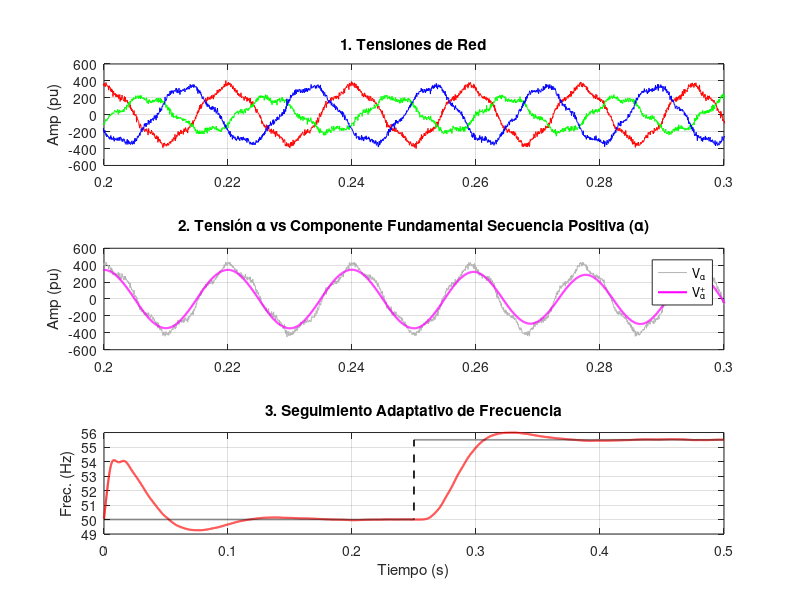
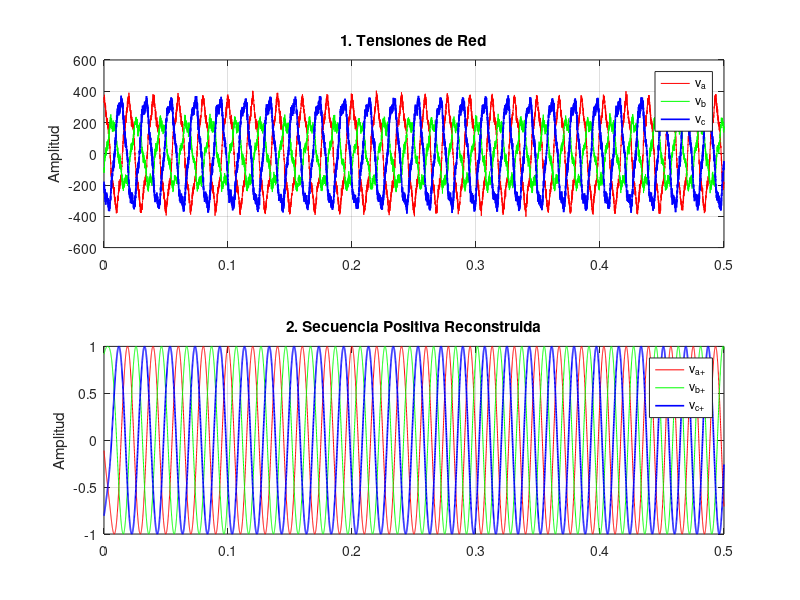
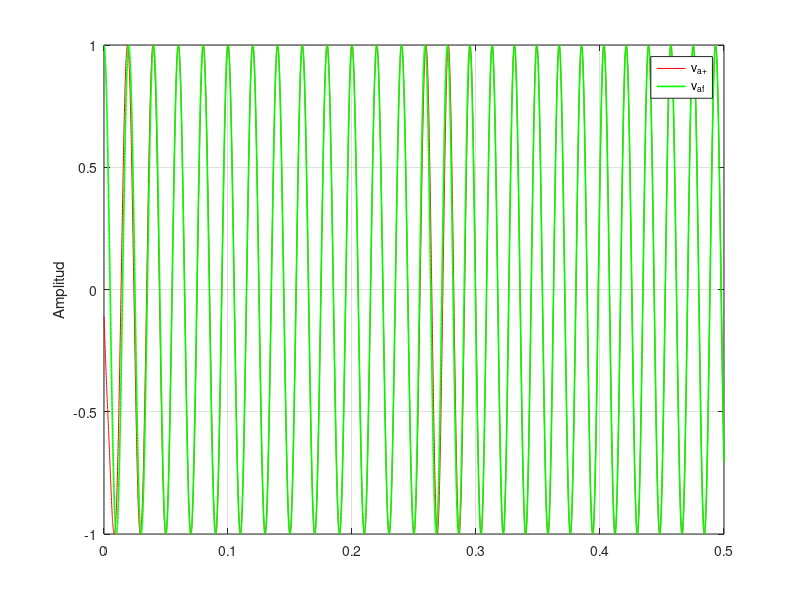

These charts were generated, in order, by the following MATLAB code:
clear; clc; close all;

%% 1. PARÁMETROS
fs = 20000;           
Ts = 1/fs;
T_sim = 0.5;            
t = 0:Ts:T_sim-Ts;        
N = length(t);
Vrms = 230;
V_peak = Vrms*sqrt(2);
f0 = 50;

% Vector de frecuencia de la red
f_real = f0 * ones(1, N);              
f_real(t >= 0.25) = 55.5;              

% Acumulador de fase para generar la onda
theta_grid = cumsum(2*pi * f_real * Ts);

% Nivel de ruido 
nivel_ruido = 0.05*V_peak;

% Generación de red
va = V_peak*1.0 * cos(theta_grid)          + V_peak*0.1 * cos(5*theta_grid)          + nivel_ruido * randn(1, N);
vb = V_peak*0.6 * cos(theta_grid - 2*pi/3) + V_peak*0.1 * cos(5*theta_grid - 2*pi/3) + nivel_ruido * randn(1, N);
vc = V_peak*1.0 * cos(theta_grid + 2*pi/3) + V_peak*0.1 * cos(5*theta_grid + 2*pi/3) + nivel_ruido * randn(1, N);
vaf = 1.0 * cos(theta_grid);

%% 2. Inicialización del Bucle
w_nom = 2*pi*50;      
w_est = w_nom;    

% Ganancia del integrador
Bw = w_nom / 10;
kI = (Bw * w_nom) / 2;
integ_err = 0;             

% Memorias de estado para LPF1 
x_a1 = [0; 0]; y_a1 = [0; 0];
x_b1 = [0; 0]; y_b1 = [0; 0];

% Memorias de estado para LPF2 
x_a2 = [0; 0]; y_a2 = [0; 0];
x_b2 = [0; 0]; y_b2 = [0; 0];

% Memorias de estado para el LPF3
x_sin3 = [0; 0]; y_sin3 = [0; 0];
x_cos3 = [0; 0]; y_cos3 = [0; 0];

zeta = 0.5;


%% 3. Bucle 
for k = 1:N
    % A. Actualización Dinámica de las Matrices
    % Coeficientes (Ver Z.m)
    b0 = Ts^2 * w_est^2;
    b1 = 2 * Ts^2 * w_est^2;
    b2 = Ts^2 * w_est^2;
    
    a0 = Ts^2 * w_est^2 + 4 * zeta * Ts * w_est + 4;
    a1 = 2 * Ts^2 * w_est^2 - 8;
    a2 = Ts^2 * w_est^2 - 4 * zeta * Ts * w_est + 4;

    % B. Transformada de Clarke
    valpha = sqrt(2/3) * (va(k) - 0.5*vb(k) - 0.5*vc(k));
    vbeta  = sqrt(2/3) * (sqrt(3)/2*vb(k) - sqrt(3)/2*vc(k));
    
    % C. Cascada de Filtros LPF1 y LPF2 (Ver Z.m)
    % Alfa LPF1
    valpha_f1 = (b0*valpha + b1*x_a1(1) + b2*x_a1(2) - a1*y_a1(1) - a2*y_a1(2)) / a0;
    x_a1(2) = x_a1(1); x_a1(1) = valpha;
    y_a1(2) = y_a1(1); y_a1(1) = valpha_f1;
    
    % Alfa LPF2
    valpha_f2 = (b0*valpha_f1 + b1*x_a2(1) + b2*x_a2(2) - a1*y_a2(1) - a2*y_a2(2)) / a0;
    x_a2(2) = x_a2(1); x_a2(1) = valpha_f1;
    y_a2(2) = y_a2(1); y_a2(1) = valpha_f2;
    
    % Beta LPF1
    vbeta_f1 = (b0*vbeta + b1*x_b1(1) + b2*x_b1(2) - a1*y_b1(1) - a2*y_b1(2)) / a0;
    x_b1(2) = x_b1(1); x_b1(1) = vbeta;
    y_b1(2) = y_b1(1); y_b1(1) = vbeta_f1;
    
    % Beta LPF2
    vbeta_f2 = (b0*vbeta_f1 + b1*x_b2(1) + b2*x_b2(2) - a1*y_b2(1) - a2*y_b2(2)) / a0;
    x_b2(2) = x_b2(1); x_b2(1) = vbeta_f1;
    y_b2(2) = y_b2(1); y_b2(1) = vbeta_f2;


    % D. Extracción NPSF
    va_pos = 0.5 * (-valpha_f2 - vbeta_f1);
    vb_pos  = 0.5 * (-vbeta_f2  + valpha_f1);
    
    norm_v = sqrt(va_pos^2 + vb_pos^2);
    
    sync_sin = vb_pos / norm_v;
    sync_cos = va_pos / norm_v;

    % E. Transfomrada inversa de Clarke 
    va_clean(k) = sync_cos;
    vb_clean(k) = (-0.5 * sync_cos + (sqrt(3)/2) * sync_sin);
    vc_clean(k) = (-0.5 * sync_cos - (sqrt(3)/2) * sync_sin);
    
    % F. Estimador Frecuencia 
    % Filtro LPF3 para el Seno
    sin_f3 = (b0*sync_sin + b1*x_sin3(1) + b2*x_sin3(2) - a1*y_sin3(1) - a2*y_sin3(2)) / a0;
    x_sin3(2) = x_sin3(1); x_sin3(1) = sync_sin;
    y_sin3(2) = y_sin3(1); y_sin3(1) = sin_f3;
    
    % Filtro LPF3 para el Coseno
    cos_f3 = (b0*sync_cos + b1*x_cos3(1) + b2*x_cos3(2) - a1*y_cos3(1) - a2*y_cos3(2)) / a0;
    x_cos3(2) = x_cos3(1); x_cos3(1) = sync_cos;
    y_cos3(2) = y_cos3(1); y_cos3(1) = cos_f3;

    norma_f3_sq = sin_f3^2 + cos_f3^2;       
    error_w = 1 - norma_f3_sq;               
    integ_err = integ_err + kI * error_w * Ts; 
   
    w_est = w_nom + integ_err;

    log_va_p(k) = va_pos;
    log_sync(k) = sync_sin;
    log_f(k)    = w_est / (2*pi);
    log_valpha(k) = valpha;
end


%% 4. Gráficas
figure;
subplot(3,1,1);
plot(t, va, 'r', t, vb, 'g', t, vc, 'b');
title('1. Tensiones de Red');
ylabel('Amp (pu)'); grid on; xlim([0.2 0.3]);

subplot(3,1,2);
plot(t, log_valpha, 'Color', [0.7 0.7 0.7]); hold on;
plot(t, log_va_p, 'm', 'LineWidth', 1.5);
title('2. Tensión \alpha vs Componente Fundamental Secuencia Positiva (\alpha)');
legend('V_{\alpha}', 'V_{\alpha}^+');
ylabel('Amp (pu)'); grid on; xlim([0.2 0.3]);

subplot(3,1,3);
plot(t, log_f, 'r', 'LineWidth', 1.5); hold on;
plot(t, f_real, 'k--', 'LineWidth', 1.2);
title('3. Seguimiento Adaptativo de Frecuencia');
xlabel('Tiempo (s)'); ylabel('Frec. (Hz)'); grid on; xlim([0 0.5]);

figure;
subplot(2,1,1);
plot(t, va, 'r', t, vb, 'g', t, vc, 'b', 'LineWidth', 1.2);
title('1. Tensiones de Red');
legend('v_a', 'v_b', 'v_c');
ylabel('Amplitud');
grid on;

subplot(2,1,2);
plot(t, va_clean, 'r', t, vb_clean, 'g', t, vc_clean, 'b', 'LineWidth', 1.2);
title('2. Secuencia Positiva Reconstruida');
legend('v_{a+}', 'v_{b+}', 'v_{c+}');
ylabel('Amplitud');
grid on;


figure;
plot(t, va_clean, 'r', t, vaf, 'g', 'LineWidth', 1.2);
legend('v_{a+}', 'v_{af}');
ylabel('Amplitud');
grid on;
